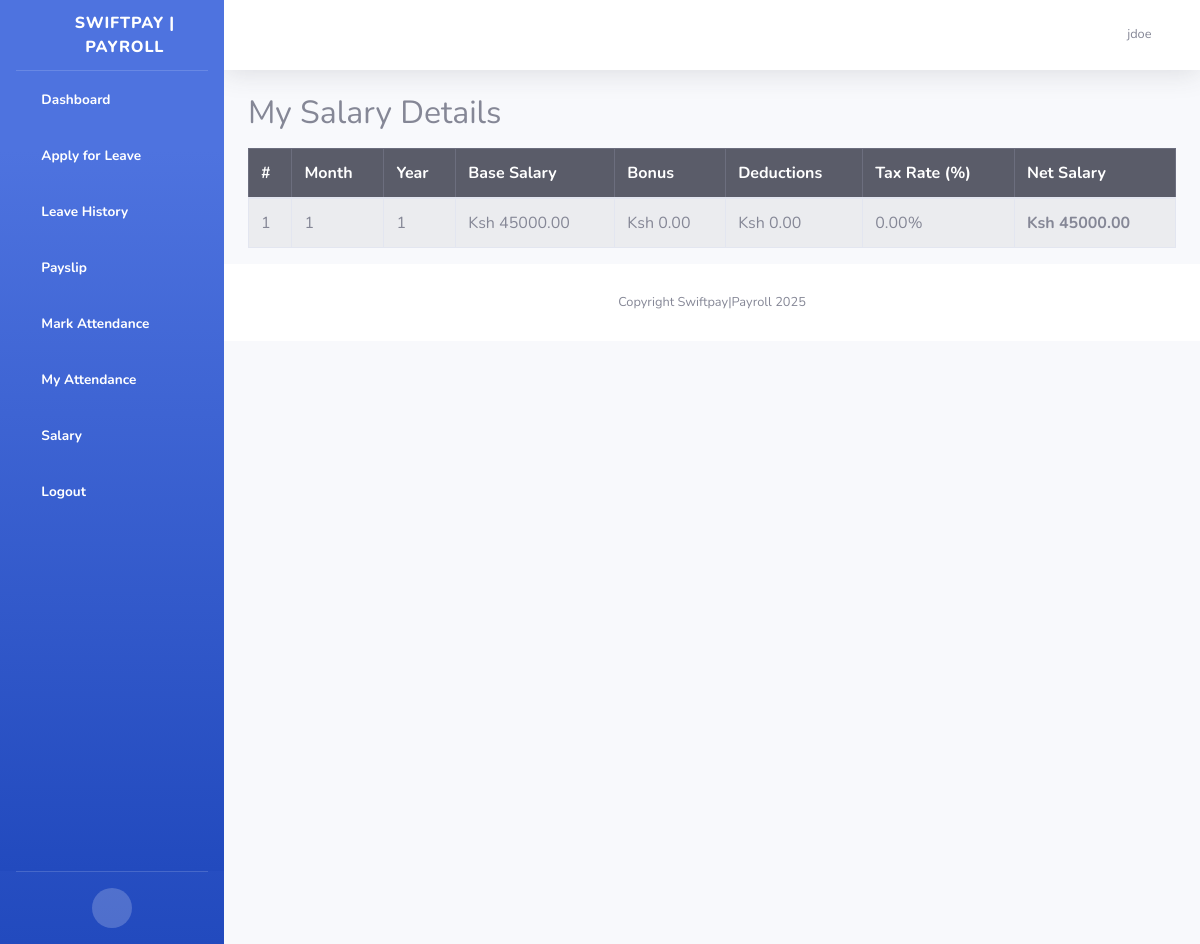
The app's page /my-salary/ (signed in), older data.
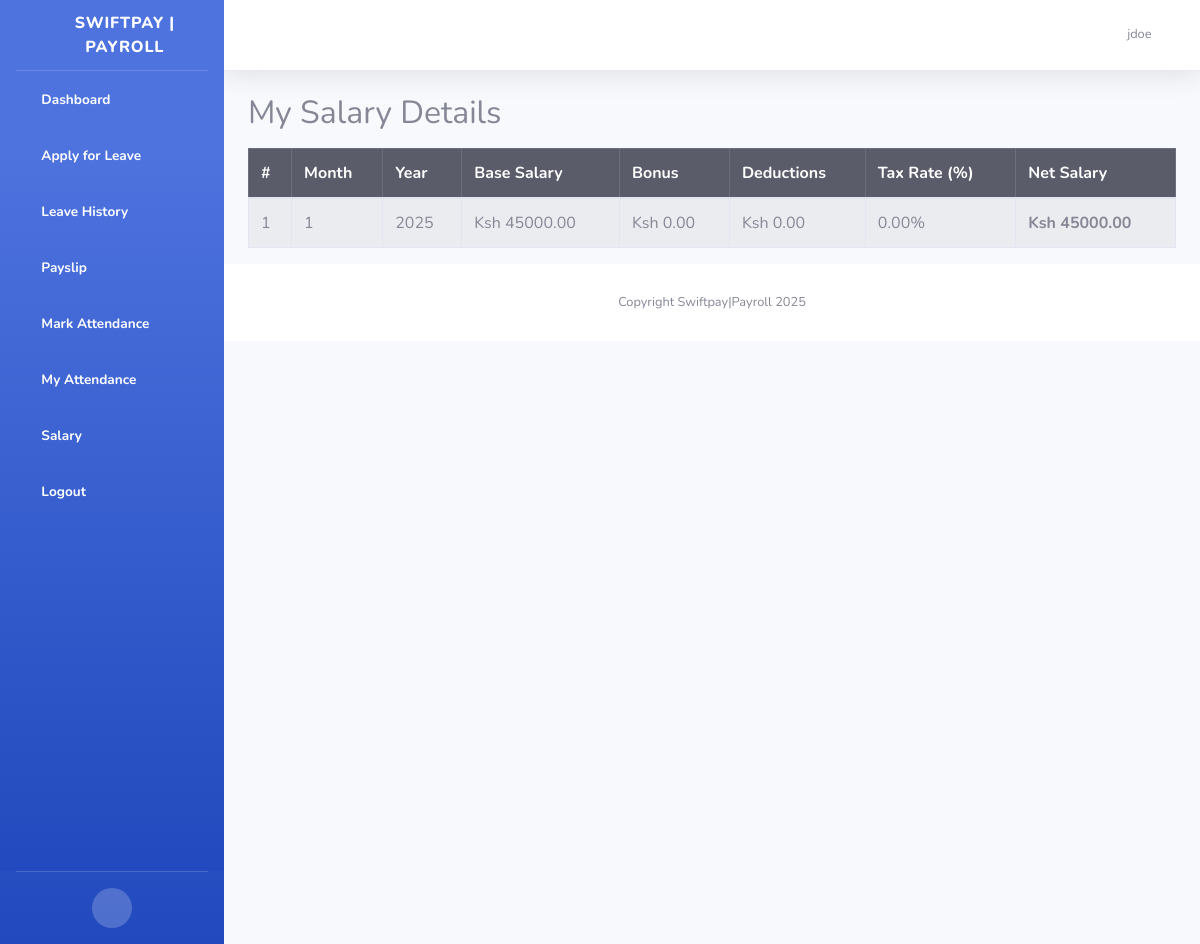
The same page, newer data.
### mywebsite/models.py (models this page shows, shortened)
class Salary(models.Model):
    employee = models.ForeignKey('CustomUser', on_delete=models.CASCADE)
    base_salary = models.DecimalField(max_digits=10, decimal_places=2)
    bonus = models.DecimalField(max_digits=10, decimal_places=2, default=Decimal('0.00'))
    tax_rate = models.DecimalField(max_digits=5, decimal_places=2, default=Decimal('0.00'))
    deductions = models.DecimalField(max_digits=10, decimal_places=2, default=Decimal('0.00'), editable=False)
    net_salary = models.DecimalField(max_digits=10, decimal_places=2, editable=False)
    month = models.IntegerField(validators=[MinValueValidator(1), MaxValueValidator(12)], default=datetime.today().month)
    year = models.IntegerField(default=datetime.today().year)

### mywebsite/views.py (the view)
# urls.py: path('my-salary/', views.salary_list, name='salary_list'),
@login_required
def salary_list(request):
    salaries = Salary.objects.filter(employee=request.user).order_by('-year', '-month')
    return render(request, 'salary_list.html', {'salaries': salaries})

### templates/salary_list.html
{% extends "base.html" %}
{% block content %}
<div class="container mt-4">
    <h2>My Salary Details</h2>
    <table class="table table-bordered table-striped mt-3">
        <thead class="table-dark">
            <tr>
                <th>#</th>
                <th>Month</th>
                <th>Year</th>
                <th>Base Salary</th>
                <th>Bonus</th>
                <th>Deductions</th>
                <th>Tax Rate (%)</th>
                <th>Net Salary</th>
            </tr>
        </thead>
        <tbody>
            {% for salary in salaries %}
            <tr>
                <td>{{ forloop.counter }}</td>
                <td>{{ salary.month }}</td>
                <td>{{ salary.year }}</td>
                <td>Ksh {{ salary.base_salary }}</td>
                <td>Ksh {{ salary.bonus }}</td>
                <td>Ksh {{ salary.deductions }}</td>
                <td>{{ salary.tax_rate }}%</td>
                <td><strong>Ksh {{ salary.net_salary }}</strong></td>
            </tr>
            {% empty %}
            <tr>
                <td colspan="8" class="text-center">No salary records found.</td>
            </tr>
            {% endfor %}
        </tbody>
    </table>
</div>
{% endblock %}

Row changes from the older to the newer data that the page shows:
changed Salary: year "1" → "2025"
